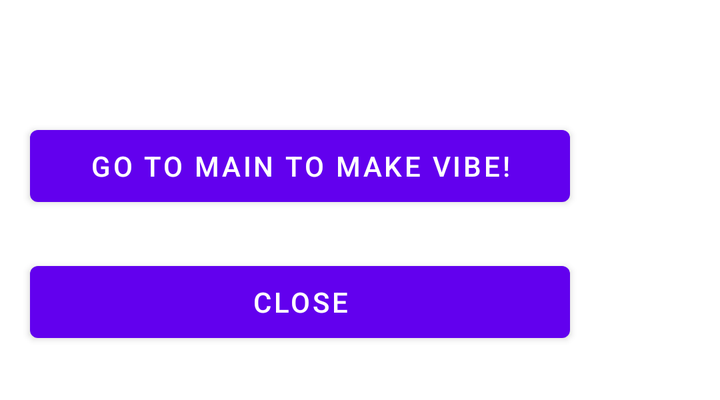
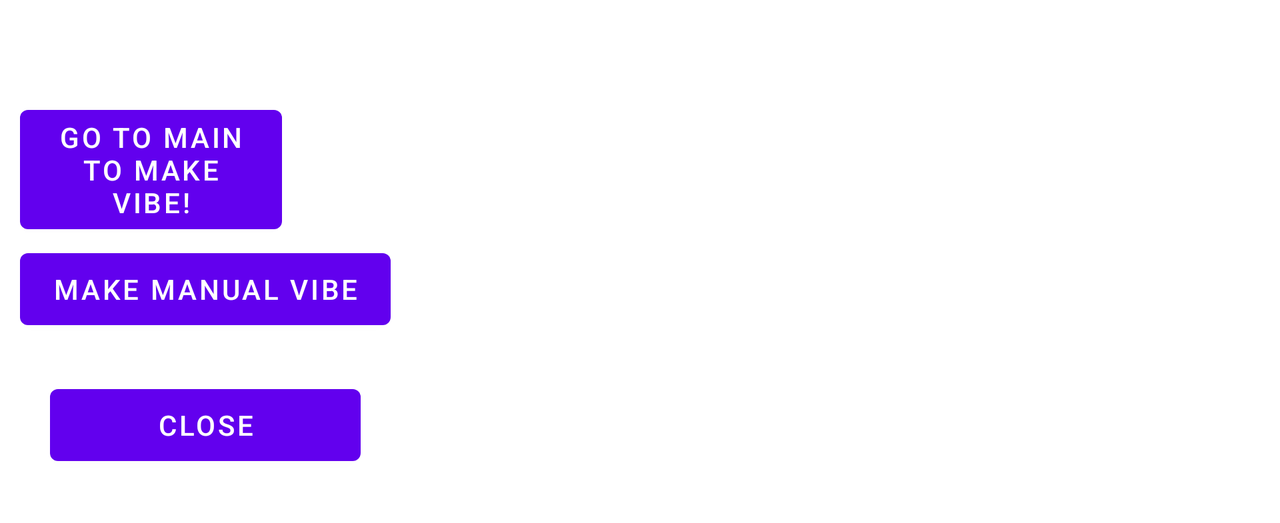

An Android layout and its configuration variant, each rendered on a device that would load it. The default file and the variant file are quoted in full after the pictures.
<!-- AndroidManifest.xml: fallback theme Theme.MaterialComponents.DayNight.NoActionBar -->
<!-- res/layout/after_save_action.xml -->
<?xml version="1.0" encoding="utf-8"?>

<LinearLayout xmlns:android="http://schemas.android.com/apk/res/android"     
    android:layout_width="300sp"     
    android:layout_height="wrap_content"     
    android:layout_marginBottom="10dip"     
    android:layout_marginRight="10dip"     
    android:orientation="vertical">      
    
    <TextView        
        android:text="@string/what_to_do_with_ringtone"        
        android:textColor="#ffffffff"        
        android:textSize="14sp"        
        android:layout_marginLeft="15sp"        
        android:layout_marginTop="15sp"        
        android:layout_marginRight="15sp"        
        android:layout_marginBottom="15sp"        
        android:layout_width="fill_parent"         
        android:layout_height="wrap_content" />        

  
		<Button android:id="@+id/button_auto_vibrate"         
            android:text="@string/auto_vibrate_ringtone_button"          
            android:layout_width="fill_parent"           
            android:layout_height="wrap_content"          
            android:layout_marginLeft="15sp"          
            android:layout_marginTop="10sp"          
            android:layout_marginRight="15sp" />
                   
    

		       
        <Button android:id="@+id/button_do_nothing"          
            android:text="@string/do_nothing_with_ringtone_button"          
            android:layout_width="fill_parent"           
            android:layout_height="wrap_content"          
            android:layout_marginLeft="15sp"          
            android:layout_marginTop="20sp"          
            android:layout_marginRight="15sp"          
            android:layout_marginBottom="15sp" />  
            
</LinearLayout>
<!-- resources referenced by this layout -->
<resources>
  <string name="auto_vibrate_ringtone_button">Go to Main to make Vibe!</string>
  <string name="do_nothing_with_ringtone_button">Close</string>
  <string name="what_to_do_with_ringtone">Saved!  Make some vibe?</string>
</resources>
<!-- res/layout-land/after_save_action.xml (the repository's variant of the layout above) -->
<!-- drawn on the phone turned sideways -->
<?xml version="1.0" encoding="utf-8"?>

<LinearLayout xmlns:android="http://schemas.android.com/apk/res/android"     
    android:layout_width="wrap_content"     
    android:layout_height="wrap_content"     
    android:orientation="vertical">      
    
    <TextView        
        android:text="@string/what_to_do_with_ringtone"        
        android:textColor="#ffffffff"        
        android:textSize="14sp"        
        android:layout_width="wrap_content"         
        android:layout_height="wrap_content"        
        android:layout_margin="10sp" />      
        
    <LinearLayout
        android:layout_width="wrap_content"
        android:layout_height="wrap_content"
        android:layout_margin="10sp"
        android:orientation="vertical" >
        
  
 
  

 	<Button
 	    android:id="@+id/button_auto_vibrate"
 	    android:layout_width="131dp"
 	    android:layout_height="wrap_content"
 	    android:text="@string/auto_vibrate_ringtone_button" />

 
 
 
	<Button
 	    android:id="@+id/button_manual_vibrate"
 	    android:text="@string/manual_vibrate_ringtone_button" 
 	     android:layout_width="wrap_content"           
         android:layout_height="wrap_content"/>
	
	<Button android:id="@+id/button_do_nothing"          
            android:text="@string/do_nothing_with_ringtone_button"          
            android:layout_width="fill_parent"           
            android:layout_height="wrap_content"          
            android:layout_marginLeft="15sp"          
            android:layout_marginTop="20sp"          
            android:layout_marginRight="15sp"          
            android:layout_marginBottom="15sp" />
         
      </LinearLayout>  
      
 </LinearLayout>
<!-- resources referenced by the variant -->
<!-- as the phone turned sideways resolves them -->
<resources>
  <string name="auto_vibrate_ringtone_button">Go to Main to make Vibe!</string>
  <string name="do_nothing_with_ringtone_button">Close</string>
  <string name="manual_vibrate_ringtone_button">Make Manual Vibe</string>
  <string name="what_to_do_with_ringtone">Saved!  Make some vibe?</string>
</resources>
